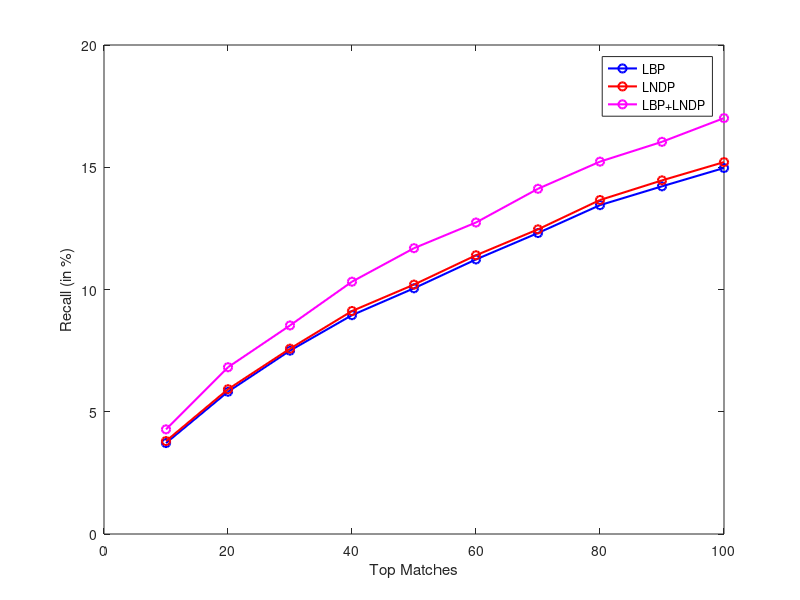

The MATLAB source for this figure:
r = [10 20 30 40 50 60 70 80 90 100];
recall_lbp = [3.72 5.82 7.50 8.95 10.05 11.23 12.31 13.45 14.22 14.97];
recall_lndp = [3.80 5.92 7.58 9.12 10.20 11.4 12.46 13.66 14.463 15.21];
recall_combine = [4.28 6.82 8.53 10.32 11.69 12.74 14.12 15.23 16.04 17.01];

plot(r, recall_lbp, '-bo', 'LineWidth', 1.5);
hold on;
plot(r, recall_lndp, '-ro', 'LineWidth', 1.5);
plot(r, recall_combine, '-mo', 'LineWidth', 1.5);

xlabel('Top Matches');
ylabel('Recall (in %)');
legend('LBP', 'LNDP', 'LBP+LNDP');
